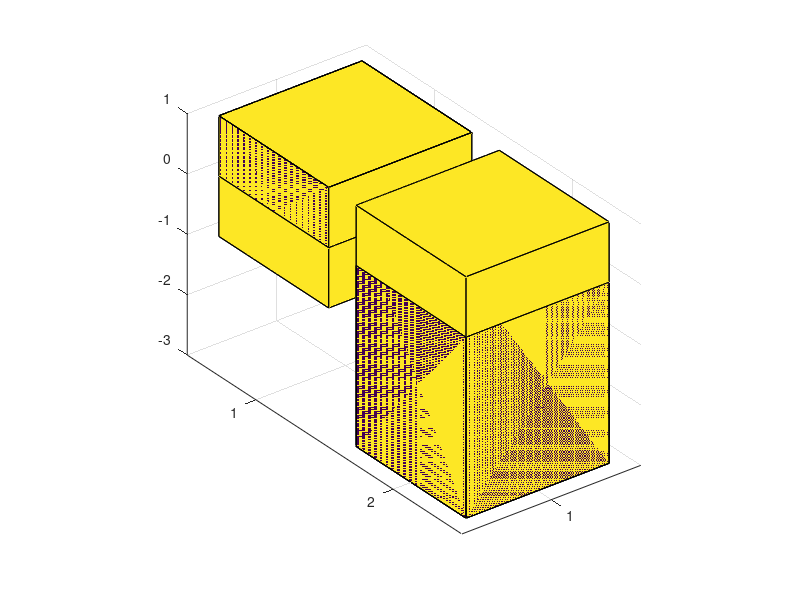

Here is the MATLAB script that generated this plot: (Note: this script raises an error after producing the figure.)
%=============================================================================
% Copyright (c) 2016-present Allan CORNET (Nelson)
%=============================================================================
% This file is part of Nelson.
%=============================================================================
% LICENCE_BLOCK_BEGIN
% SPDX-License-Identifier: LGPL-3.0-or-later
% LICENCE_BLOCK_END
%=============================================================================
% <--ADV-CLI MODE-->
%=============================================================================

close all;
%=============================================================================
f = figure('Visible', 'on', 'Position', [100 100 620 460], 'Color', [1 1 1]);
axes('Parent', f);
bar3([1 -2; -3 4], 'stacked');
colormap(parula(64));
title('stacked 3d bars');
drawnow();
%=============================================================================
asserts.istrue(isgraphics(f, 'figure'));
asserts.isequal(f.Type, 'figure');
asserts.isequal(char(f.Visible), 'on');
asserts.isequal(f.Color, [1 1 1]);
axesHandles = findobj(f, 'Type', 'axes');
asserts.isequal(numel(axesHandles), 1);
for k = 1:numel(axesHandles)
  asserts.isequal(axesHandles(k).Type, 'axes');
  asserts.isequal(axesHandles(k).Parent, f);
end
surfaceObjects = findobj(f, 'Type', 'surface');
asserts.isequal(numel(surfaceObjects), 2);
asserts.istrue(all(isgraphics(surfaceObjects, 'surface')));
for k = 1:numel(surfaceObjects)
  asserts.isequal(surfaceObjects(k).Type, 'surface');
end
close(f);
close all;
%=============================================================================
